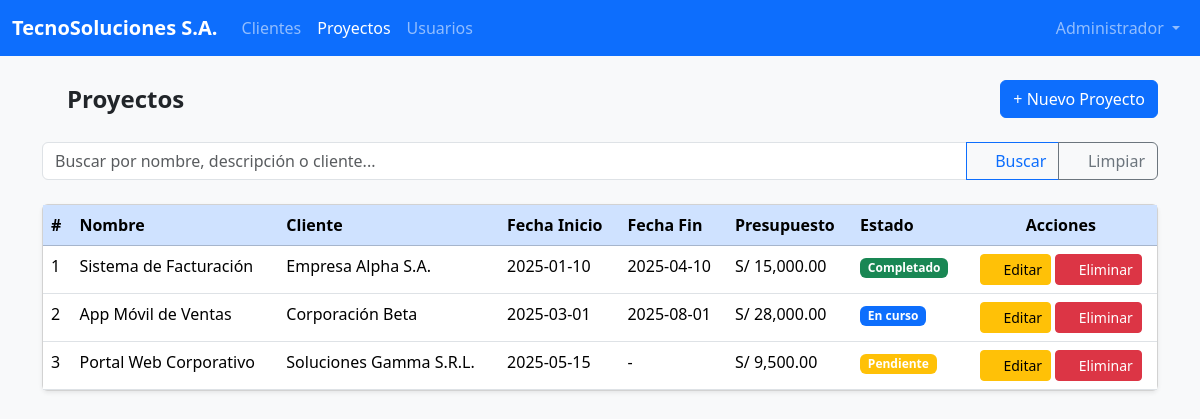
Screenshot of /index.php?controller=proyectos&action=index (signed in) with the database file from the repository.
### tables this page shows
CREATE TABLE PROYECTOS (
    id              INT AUTO_INCREMENT PRIMARY KEY,
    nombre          VARCHAR(150)    NOT NULL,
    descripcion     TEXT,
    fecha_inicio    DATE            NOT NULL,
    fecha_fin       DATE,
    estado          ENUM('pendiente', 'en curso', 'completado', 'cancelado') NOT NULL DEFAULT 'pendiente',
    presupuesto     DECIMAL(10,2),
    cliente_id      INT             NOT NULL,
    fecha_creacion  TIMESTAMP       DEFAULT CURRENT_TIMESTAMP,

    CONSTRAINT fk_proyecto_cliente
        FOREIGN KEY (cliente_id)
        REFERENCES CLIENTES(id)
        ON DELETE RESTRICT
        ON UPDATE CASCADE
);

CREATE TABLE CLIENTES (
    id              INT AUTO_INCREMENT PRIMARY KEY,
    nombre          VARCHAR(150)    NOT NULL,
    ruc             VARCHAR(20)     NOT NULL UNIQUE,
    telefono        VARCHAR(20),
    email           VARCHAR(150),
    direccion       VARCHAR(255),
    fecha_registro  DATE            NOT NULL DEFAULT (CURRENT_DATE)
);

### Controllers/ProyectosController.php (called while the page is built, shortened)
<?php
require_once 'Models/Proyectos.php';
class ProyectosController
{
    private $proyectoModel;
    public function __construct()
    {
        $this->proyectoModel = new Proyectos();
    }
    public function index()
    {
        $proyectos = $this->proyectoModel->index();
        require_once 'Views/Proyectos/index.php';
    }
}

### index.php (called while the page is built, shortened)
<?php
require_once 'Config/Database.php';
$controller = $_GET['controller'] ?? 'dashboard';
$action = $_GET['action'] ?? 'index';
switch ($controller) {
    case 'proyectos':
        require_once 'Controllers/ProyectosController.php';
        $ctrl = new ProyectosController();
        break;
}
$ctrl->{$action}();

### Models/Proyectos.php (called while the page is built, shortened)
<?php
require_once 'Config/Database.php';
class Proyectos
{
    private $conn;
    private $table_name = "PROYECTOS";
    public function __construct()
    {
        $database = new Database();
        $this->conn = $database->getConnection();
    }
    public function index()
    {
        $query = "SELECT p.*, c.nombre AS cliente_nombre
                  FROM " . $this->table_name . " p
                  INNER JOIN CLIENTES c ON p.cliente_id = c.id
                  ORDER BY p.fecha_creacion DESC";
        $stmt = $this->conn->prepare($query);
        $stmt->execute();
        return $stmt->fetchAll();
    }
}

### Config/Database.php (called while the page is built, shortened)
<?php
class Database
{
    private $host = "localhost";
    private $user = "root";
    private $password = "";
    private $dbname = "tecnosolucionesweb";
    public function getConnection()
    {
        $this->conn = null;
        try {
            $dsn = "mysql:host={$this->host};dbname={$this->dbname};charset=utf8mb4";
            $this->conn = new PDO($dsn, $this->user, $this->password);
            $this->conn->setAttribute(PDO::ATTR_ERRMODE, PDO::ERRMODE_EXCEPTION);
            $this->conn->setAttribute(PDO::ATTR_DEFAULT_FETCH_MODE, PDO::FETCH_ASSOC);
            $this->conn->setAttribute(PDO::ATTR_EMULATE_PREPARES, false);
        } catch (PDOException $ex) {
            error_log($ex->getMessage());
            die("Error de conexión. Contacte al administrador.");
        }
        return $this->conn;
    }
}

### Views/Proyectos/index.php (the view, shortened to what this page needs)
<!DOCTYPE html>
<html lang="es">
<head>
    <link rel="stylesheet" href="<?= APP_URL ?>/Assets/CSS/bootstrap.min.css">
</head>
<body class="bg-light">
    <nav class="navbar navbar-expand-lg navbar-dark bg-primary">
        <div class="container-fluid">
            <a class="navbar-brand fw-bold" href="<?= APP_URL ?>/index.php"><?= APP_NAME ?></a>
            <div class="collapse navbar-collapse">
                <ul class="navbar-nav me-auto">
                    <li class="nav-item">
                        <a class="nav-link" href="<?= APP_URL ?>/index.php?controller=clientes&action=index">Clientes</a>
                    </li>
                    <li class="nav-item">
                        <a class="nav-link active" href="<?= APP_URL ?>/index.php?controller=proyectos&action=index">Proyectos</a>
                    </li>
                    <?php if ($_SESSION['usuario_rol'] === 'administrador'): ?>
                        <li class="nav-item">
                            <a class="nav-link" href="<?= APP_URL ?>/index.php?controller=usuarios&action=index">Usuarios</a>
                        </li>
                    <?php endif; ?>
                </ul>
                <ul class="navbar-nav ms-auto">
                    <li class="nav-item dropdown">
                        <a class="nav-link dropdown-toggle" href="#" data-bs-toggle="dropdown">
                            <i class="fa-solid fa-user"></i> <?= $_SESSION['usuario_nombre'] ?>
                        </a>
                    </li>
                </ul>
            </div>
        </div>
    </nav>
    <div class="container py-4">
        <div class="d-flex justify-content-between align-items-center mb-4">
            <h4 class="mb-0 fw-bold"><i class="fa-solid fa-folder"></i> Proyectos</h4>
            <a href="<?= APP_URL ?>/index.php?controller=proyectos&action=crear" class="btn btn-primary">
                <i class="fa-solid fa-plus"></i> Nuevo Proyecto
            </a>
        </div>
        <form action="<?= APP_URL ?>/index.php" method="GET" class="mb-4">
            <div class="input-group">
                <input
                    type="text"
                    class="form-control"
                    name="termino"
                    placeholder="Buscar por nombre, descripción o cliente..."
                    value="<?= htmlspecialchars($_GET['termino'] ?? '') ?>">
                <button class="btn btn-outline-primary" type="submit"><i class="fa-solid fa-magnifying-glass"></i> Buscar</button>
                <a href="<?= APP_URL ?>/index.php?controller=proyectos&action=index" class="btn btn-outline-secondary"><i class="fa-solid fa-xmark"></i> Limpiar</a>
            </div>
        </form>
        <div class="card shadow-sm">
            <div class="card-body p-0">
                <table class="table table-hover mb-0">
                    <thead class="table-primary">
                        <tr>
                            <th>#</th>
                            <th>Nombre</th>
                            <th>Cliente</th>
                            <th>Fecha Inicio</th>
                            <th>Fecha Fin</th>
                            <th>Presupuesto</th>
                            <th>Estado</th>
                            <th class="text-center">Acciones</th>
                        </tr>
                    </thead>
                    <tbody>
                        <?php if (empty($proyectos)): ?>
                            <tr>
                                <td colspan="8" class="text-center text-muted py-4">No se encontraron proyectos.</td>
                            </tr>
                        <?php else: ?>
                            <?php foreach ($proyectos as $proyecto): ?>
                                <tr>
                                    <td><?= $proyecto['id'] ?></td>
                                    <td><?= htmlspecialchars($proyecto['nombre']) ?></td>
                                    <td><?= htmlspecialchars($proyecto['cliente_nombre']) ?></td>
                                    <td><?= $proyecto['fecha_inicio'] ?></td>
                                    <td><?= $proyecto['fecha_fin'] ?? '-' ?></td>
                                    <td><?= $proyecto['presupuesto'] ? 'S/ ' . number_format($proyecto['presupuesto'], 2) : '-' ?></td>
                                    <td>
                                        <?php
                                        $badges = [
                                            'pendiente'  => 'warning',
                                            'en curso'   => 'primary',
                                            'completado' => 'success',
                                            'cancelado'  => 'danger',
                                        ];
                                        $badge = $badges[$proyecto['estado']] ?? 'secondary';
                                        ?>
                                        <span class="badge bg-<?= $badge ?>">
                                            <?= ucfirst($proyecto['estado']) ?>
                                        </span>
                                    </td>
                                    <td class="text-center">
                                        <a href="<?= APP_URL ?>/index.php?controller=proyectos&action=editar&id=<?= $proyecto['id'] ?>"
                                            class="btn btn-sm btn-warning"><i class="fa-solid fa-pen-to-square"></i> Editar</a>
                                        <a href="<?= APP_URL ?>/index.php?controller=proyectos&action=eliminar&id=<?= $proyecto['id'] ?>"
                                            class="btn btn-sm btn-danger"
                                            onclick="return confirm('¿Estás seguro de eliminar este proyecto?')"><i class="fa-solid fa-trash"></i> Eliminar</a>
                                    </td>
                                </tr>
                            <?php endforeach; ?>
                        <?php endif; ?>
                    </tbody>
                </table>
            </div>
        </div>
    </div>
</body>
</html>

### rows the page displays
proyectos: id "1", nombre "Sistema de Facturación", cliente.nombre "Empresa Alpha S.A.", fecha_inicio "2025-01-10", fecha_fin "2025-04-10", presupuesto "15,000.00", estado "Completado"
proyectos: id "2", nombre "App Móvil de Ventas", cliente.nombre "Corporación Beta", fecha_inicio "2025-03-01", fecha_fin "2025-08-01", presupuesto "28,000.00", estado "En curso"
proyectos: id "3", nombre "Portal Web Corporativo", cliente.nombre "Soluciones Gamma S.R.L.", fecha_inicio "2025-05-15", fecha_fin "-", presupuesto "9,500.00", estado "Pendiente"

### other values shown
APP_NAME "TecnoSoluciones S.A."
$_SESSION['usuario_nombre'] "Administrador"
